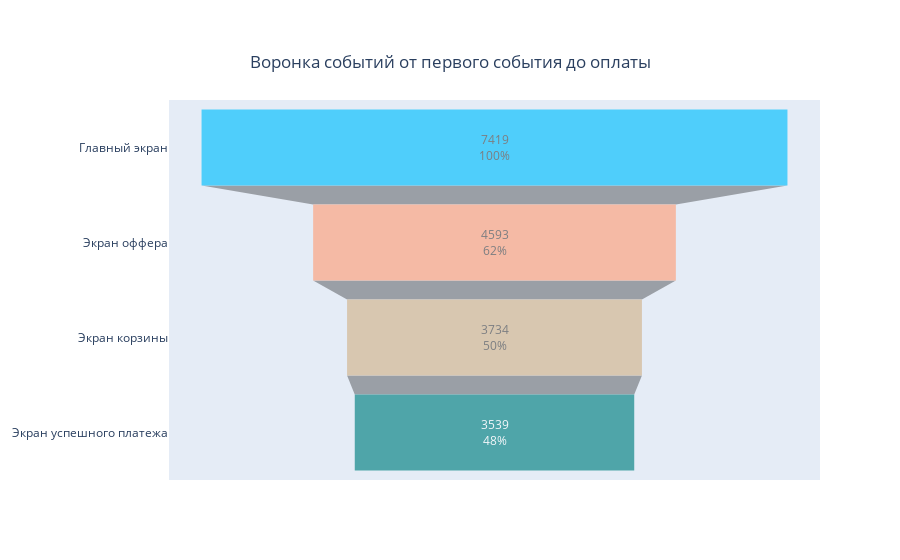

The notebook cell saved with this chart:
### Markdown cell above
Больше всего пользователей теряется на первом шаге - появление главного экрана. Лишь 62% переходят на экран оффера - потеря составляет 38% пользователей. 
Посмотрим какая доля пользователей доходит от первого события до оплаты:

### Code cell
fig = go.Figure(go.Funnel(
    y = ["Главный экран", "Экран оффера", "Экран корзины", "Экран успешного платежа"],
    x = funnel_unique['nunique'],
    textposition = "inside",
    textinfo = 'value+percent initial',
    opacity = 0.65, marker = {"color": ["deepskyblue", "lightsalmon", "tan", "teal", "silver"]}
))
fig.update_layout(title={
        'text': "Воронка событий от первого события до оплаты",
        'y':0.9,
        'x':0.5}
)

fig.show()

### Figure 1 — Plotly figure (JSON) as saved in the notebook; plotly's stock layout.template omitted (floating-point values rounded to 4 significant figures)
{"data": [{"marker": {"color": ["deepskyblue", "lightsalmon", "tan", "teal", "silver"]}, "opacity": 0.65, "textinfo": "value+percent initial", "textposition": "inside", "type": "funnel", "x": [7419, 4593, 3734, 3539, 840], "y": ["Главный экран", "Экран оффера", "Экран корзины", "Экран успешного платежа"]}], "layout": {"title": {"text": "Воронка событий от первого события до оплаты", "x": 0.5, "y": 0.9}}}
